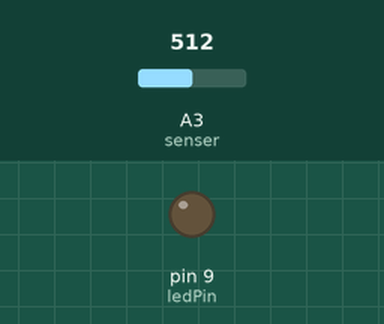
The sketch below on a simulated Arduino Uno, built with avr-gcc and run on an emulated ATmega328P. Shown: output pins drawn as LEDs (lit = HIGH). The test bench sets the inputs (shaded band); at power-on: A3 (senser) = 512. What the sketch prints to the serial monitor is not drawn.

Above: at 1.8 s.
1.9 s: A3 (senser) set to 17
4.5 s: A3 (senser) set to 13
At 5.3 s:
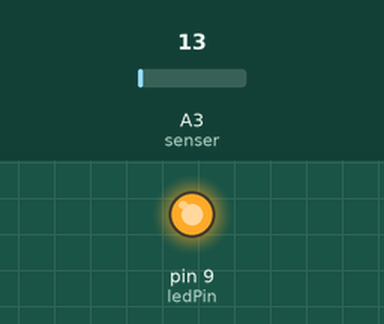
Timing chart, 0 to 7.5 s (numbered marks = the images above; inputs shaded):
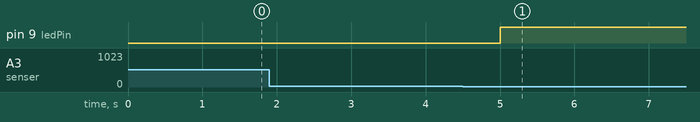

The sketch:

detect_enemy.ino
```cpp
const int ledPin=9;
const int senser=3;

void setup (){
  pinMode(ledPin,OUTPUT);
  Serial.begin(9600);
}

void loop() {
  int value;
  value = analogRead(senser);
  //Serial.println(value);
  Serial.write(value);
  if (value < 15){ //検知
    digitalWrite(ledPin,HIGH);
    Serial.print("enemy found\n");
    //Serial.write(value);
  } else {
    digitalWrite(ledPin,LOW);
  }
  delay(1000);
}
```

Measured:
- the behaviour switches between 15 and 14 on A3 (senser) (found by bisection; images 0 and 1)
- after the input at 1.9 s, every drawn part: stays the same
- after the input at 4.5 s, pin 9 (ledPin): LOW → HIGH after 0.50 s
